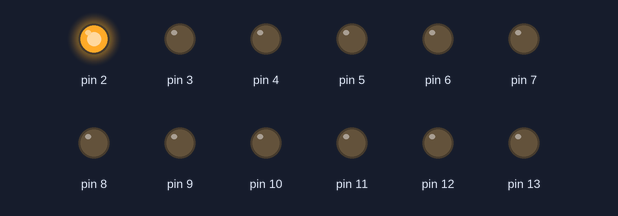
Bench run of a sketch on a simulated Arduino Uno, built with avr-gcc and run on an emulated ATmega328P. Shown: output pins drawn as LEDs (lit = HIGH).

Above: at 0.5 s.
At 3.5 s:
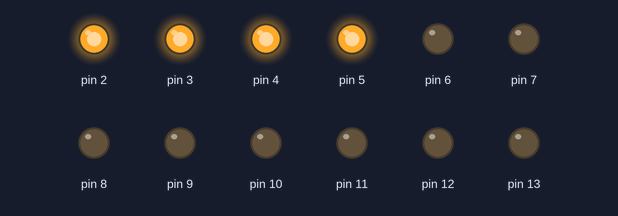
At 6.5 s:
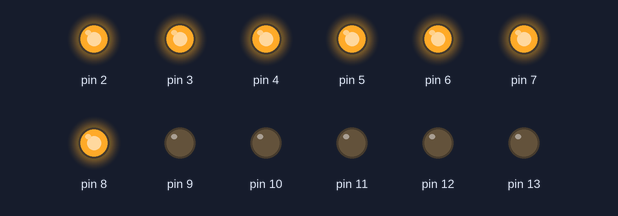
At 11.5 s:
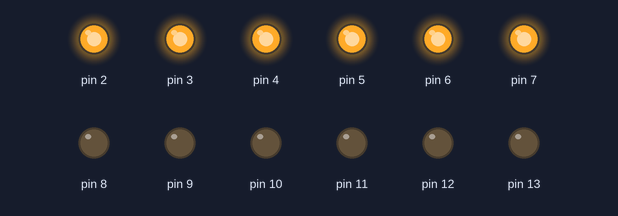
At 17.5 s:
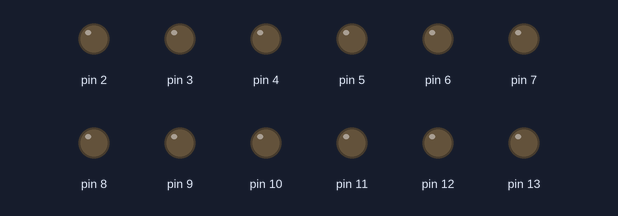
At 22.5 s:
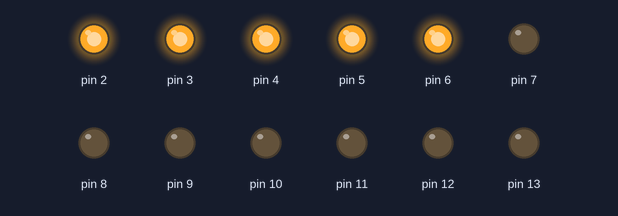
Timing chart, 0 to 23.4 s (numbered marks = the images above):
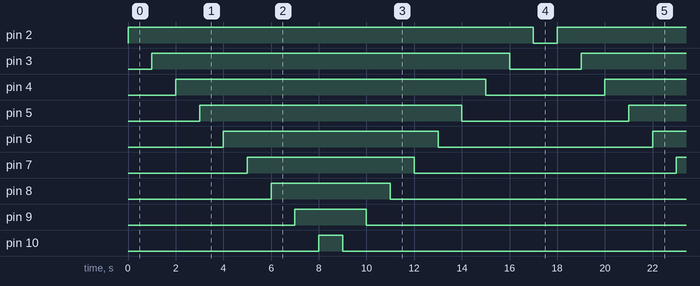

Measured:
- by itself, pin 2: alternates HIGH for 17.0 s and LOW for 1.0 s
- by itself, pin 3: alternates HIGH for 15.0 s and LOW for 3.0 s
- by itself, pin 4: alternates HIGH for 13.0 s and LOW for 5.0 s
- by itself, pin 5: alternates HIGH for 11.0 s and LOW for 7.0 s
- by itself, pin 6: alternates HIGH for 9.0 s and LOW for 9.0 s
- by itself, pin 7: alternates HIGH for 7.0 s and LOW for 11.0 s
- by itself, pin 8: alternates HIGH for 5.0 s and LOW for 13.0 s
- by itself, pin 9: alternates HIGH for 3.0 s and LOW for 15.0 s

The sketch:

Count_Up_and_Down.ino
```cpp
void setup() {
  for (int i = 2; i < 14; i++) {
    pinMode(i, OUTPUT);
  }
}

void loop() {
  for (int i = 2; i <= 10; ++i) {
    digitalWrite(i, HIGH);
    delay(1000);
  }
  for (int i = 10; i >= 2; --i) {
    digitalWrite(i, LOW);
    delay(1000);
  }
}
```
